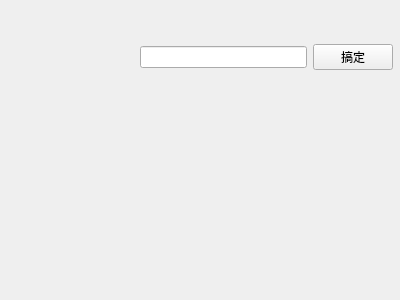
<?xml version="1.0" encoding="UTF-8"?>
<ui version="4.0">
 <class>Form</class>
 <widget class="QWidget" name="Form">
  <property name="geometry">
   <rect>
    <x>0</x>
    <y>0</y>
    <width>400</width>
    <height>300</height>
   </rect>
  </property>
  <property name="windowTitle">
   <string>Form</string>
  </property>
  <widget class="QWidget" name="">
   <property name="geometry">
    <rect>
     <x>140</x>
     <y>40</y>
     <width>253</width>
     <height>35</height>
    </rect>
   </property>
   <layout class="QHBoxLayout" name="horizontalLayout">
    <item>
     <widget class="QLineEdit" name="lineEdit"/>
    </item>
    <item>
     <widget class="QPushButton" name="pushButton">
      <property name="text">
       <string>搞定</string>
      </property>
     </widget>
    </item>
   </layout>
  </widget>
 </widget>
 <resources/>
 <connections/>
</ui>
